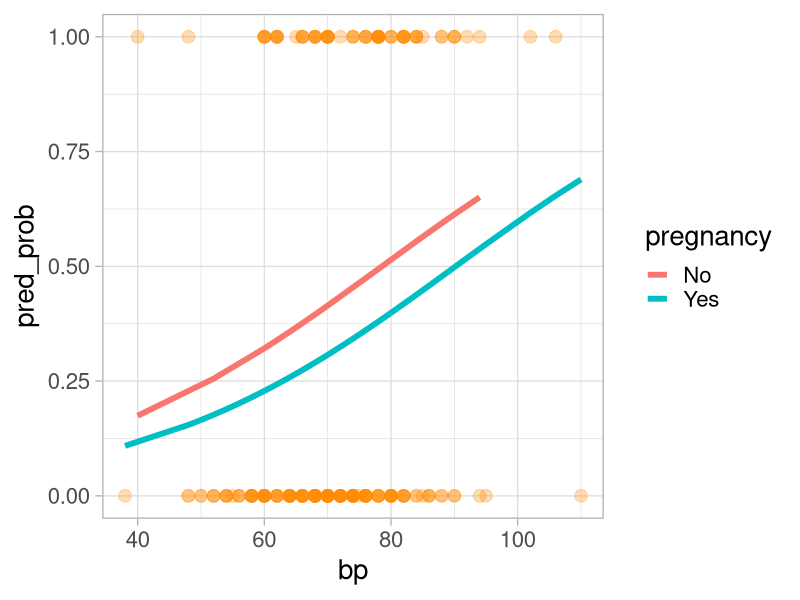
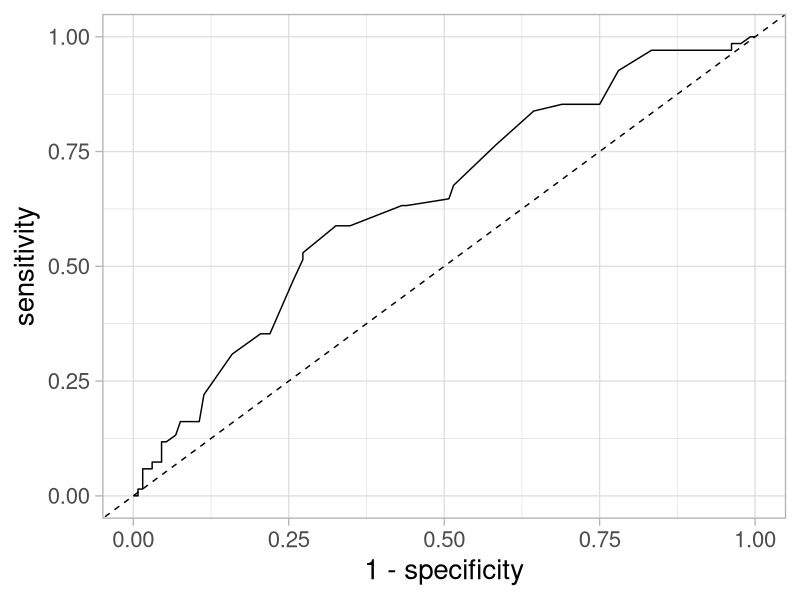
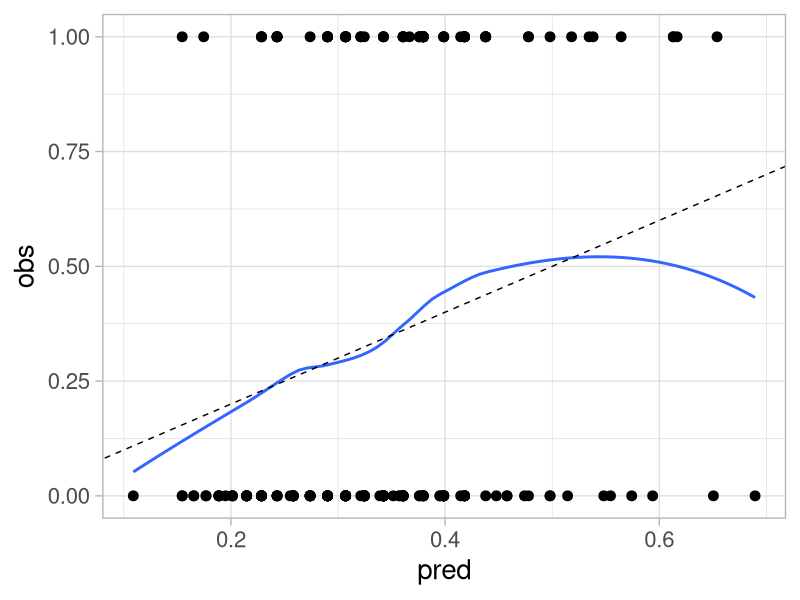
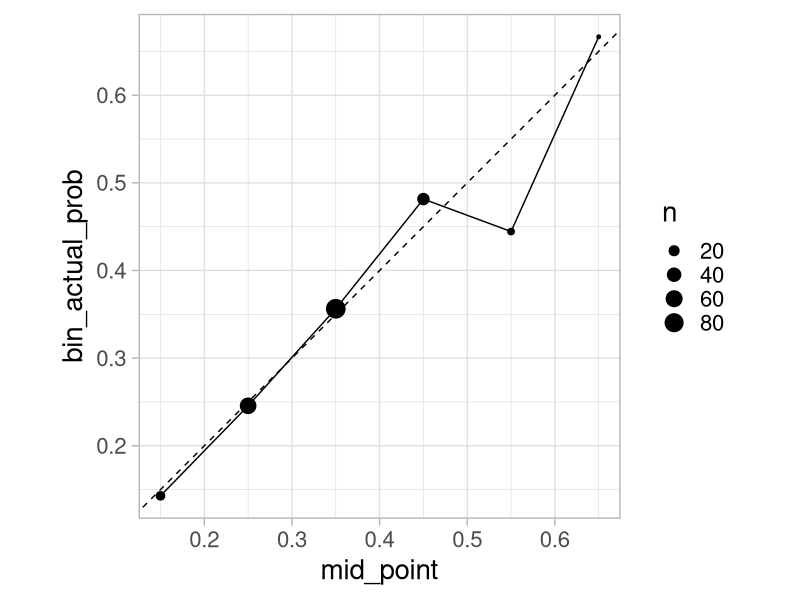

These charts were generated, in order, by the following R code:
## ---- chunk 1
#| include: false
knitr::opts_chunk$set(
  echo = TRUE,
  message = FALSE,
  warning = FALSE,
  fig.align = "center",
  fig.height = 9
)
library(tidyverse)
## ---- chunk 2
knitr::include_graphics("http://www.stat.cmu.edu/~pfreeman/Figure_4.2.png")
## ---- chunk 3
library(tidyverse)
theme_set(theme_light())
pima <- as_tibble(MASS::Pima.tr)
pima <- pima |> 
  mutate(pregnancy = ifelse(npreg > 0, "Yes", "No")) # whether the patient has had any pregnancies
## ---- chunk 4
#| echo: false
ggplot2::theme_set(ggplot2::theme_light(base_size = 20))
## ---- chunk 5
pima_logit <- glm(type ~ pregnancy + bp, data = pima, family = binomial)
library(broom)
# summary(pima_logit)
tidy(pima_logit)
## ---- chunk 6
tidy(pima_logit, conf.int = TRUE, exponentiate = TRUE)
## ---- chunk 7
tidy(pima_logit)
## ---- chunk 8
pima |> 
  mutate(pred_prob = fitted(pima_logit),
         i_type = as.numeric(type == "Yes")) |> 
  ggplot(aes(bp)) +
  geom_line(aes(y = pred_prob, color = pregnancy), linewidth = 2) +
  geom_point(aes(y = i_type), alpha = 0.3, color = "darkorange", size = 4)
## ---- chunk 9
glance(pima_logit)
## ---- chunk 10
pima_pred_prob <- predict(pima_logit, type = "response")
## ---- chunk 11
pima_pred_class <- ifelse(pima_pred_prob > 0.5, "Yes", "No")
pima_pred_binary <- ifelse(pima_pred_prob > 0.5, 1, 0)
## ---- chunk 12
mean(pima_pred_class == pima$type)
mean(pima_pred_class != pima$type)
## ---- chunk 13
mean((pima_pred_binary - pima_pred_prob)^2)
## ---- chunk 14
table("Predicted" = factor(pima_pred_class, levels = c("Yes", "No")), 
      "Observed" = factor(pima$type, levels = c("Yes", "No")))
## ---- chunk 15
knitr::include_graphics("https://bradleyboehmke.github.io/HOML/02-modeling-process_files/figure-html/modeling-process-roc-1.png")
## ---- chunk 16
library(pROC)
pima_roc <- pima |> 
  mutate(pred_prob = predict(pima_logit, 
                             type = "response")) |> 
  roc(type, pred_prob)
# str(pima_roc)
pima_roc$auc
## ---- chunk 17
#| echo: false
tibble(threshold = pima_roc$thresholds,
       specificity = pima_roc$specificities,
       sensitivity = pima_roc$sensitivities) |> 
  ggplot(aes(x = 1 - specificity, y = sensitivity)) +
  geom_path() +
  geom_abline(slope = 1, intercept = 0, 
              linetype = "dashed")
## ---- chunk 18
#| echo: false  
pima |> 
  mutate(pred = predict(pima_logit, type = "response"),
         obs = ifelse(type == "Yes", 1, 0)) |> 
  ggplot(aes(pred, obs)) +
  geom_point(size = 3) +
  geom_smooth(se = FALSE) +
  geom_abline(slope = 1, intercept = 0, linetype = "dashed") 
## ---- chunk 19
#| echo: false
pima |> 
  mutate(pred_prob = predict(pima_logit, type = "response"),
         bin_pred_prob = cut(pred_prob, breaks = seq(0, 1, 0.1))) |> 
  group_by(bin_pred_prob) |> 
  summarize(n = n(),
            bin_actual_prob = mean(type == "Yes")) |> 
  mutate(mid_point = seq(0.15, 0.65, 0.1)) |> 
  ggplot(aes(x = mid_point, y = bin_actual_prob)) +
  geom_point(aes(size = n)) +
  geom_line() +
  geom_abline(slope = 1, intercept = 0, 
              color = "black", linetype = "dashed") +
  # expand_limits(x = c(0, 1), y = c(0, 1)) +
  coord_fixed()
